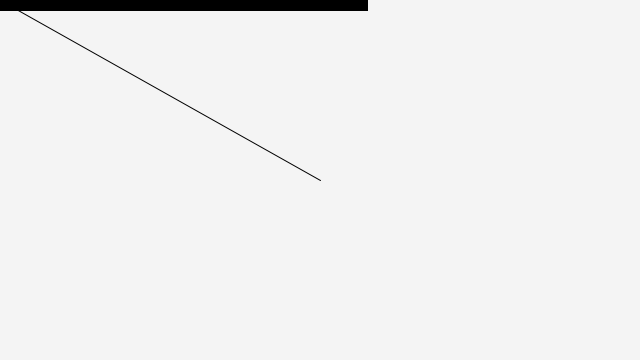
Frame 1 (no input)
Frame 60 (the mouse pressed at the canvas centre just before this capture): identical to frame 1, image omitted
Frame 120 (the mouse held since frame 60 and released just before this capture): blank canvas, image omitted

The Processing sketch that drew this single still picture (run headless with seeded random() and noise(); from frame 60 on, the mouse is pressed at the canvas centre):

// Processing sketch: line
// ── line.pde
class PVector {
  float x;
  float y;
  PVector(float x_, float y_) {
    x = x_;
    y = y_;
  }
  void add(PVector v) {
    y = y + v.y;
    x = x + v.x;
  }
  void sub(PVector v) {
    x = x - v.x;
    y = y - v.y;
  }
  void mult(float n) {
   x = x * n;
   y = y * n;
  }
  void div(float n) {
  x = x / n;
  y = y / n;
  }
  float mag() {
    return sqrt(x*x + y*y);
  }
  void normalize() {
    float m = mag();
    if (m != 0) {
      div(m);
    }
  }
}

int height = 360;
int width = 640;
void setup() {
  size(640, 360); // x,y
}
void draw() {
  background(244);
  PVector mouse  = new PVector(mouseX,mouseY);
  PVector center = new PVector(width/2,height/2);
  mouse.sub(center);
  //mouse.normalize();
  //mouse.mult(250);
  float m = mouse.mag();
  fill(0);
  rect(0,0,m,10);
  translate(width/2,height/2);
  line(0,0,mouse.x,mouse.y);
}
